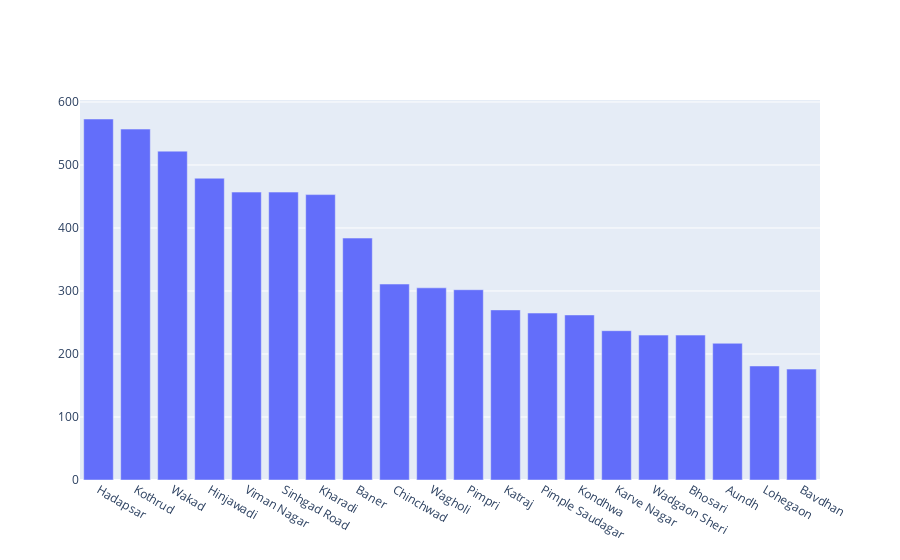

Notebook cell for this chart:
### Code cell
Restaurant_locations=z['Locality'].value_counts()[:20]
trace1 = go.Bar( 
        x = Restaurant_locations.index,
        y = Restaurant_locations,
        name= 'Priority')
iplot([trace1])

### Figure 1 — Plotly figure (JSON) as saved in the notebook; plotly's stock layout.template omitted (floating-point values rounded to 4 significant figures)
{"data": [{"name": "Priority", "type": "bar", "x": ["Hadapsar", "Kothrud", "Wakad", "Hinjawadi", "Viman Nagar", "Sinhgad Road", "Kharadi", "Baner", "Chinchwad", "Wagholi", "Pimpri", "Katraj", "Pimple Saudagar", "Kondhwa", "Karve Nagar", "Wadgaon Sheri", "Bhosari", "Aundh", "Lohegaon", "Bavdhan"], "y": [573, 557, 522, 479, 457, 457, 453, 384, 311, 305, 302, 270, 265, 262, 237, 230, 230, 217, 181, 176]}], "layout": {}}
